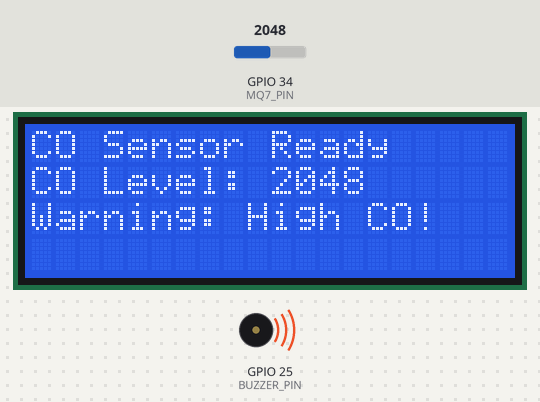
The sketch below on a simulated ESP32. On the bench: 20×4 character LCD, buzzer (waves = sounding, pin HIGH). The inputs (shaded band) are chosen by the test bench; at power-on: GPIO 34 (MQ7_PIN) = 2048. What the sketch prints to the serial monitor is not drawn.

Above: at 1.2 s.
1.3 s: GPIO 34 (MQ7_PIN) set to 1032
At 2.6 s:
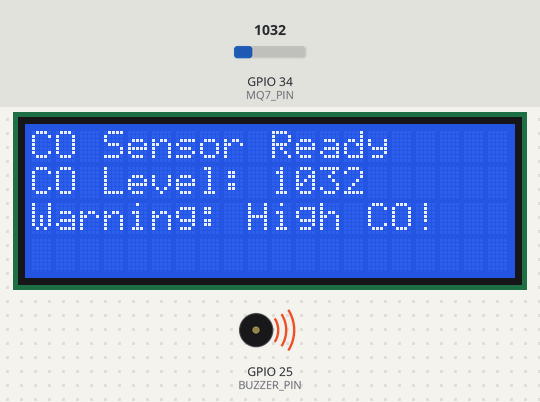
3.6 s: GPIO 34 (MQ7_PIN) set to 949
At 5.4 s:
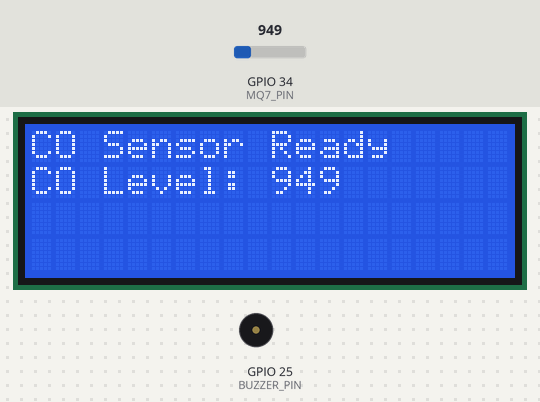
5.7 s: GPIO 34 (MQ7_PIN) set to 1040
At 7.2 s:
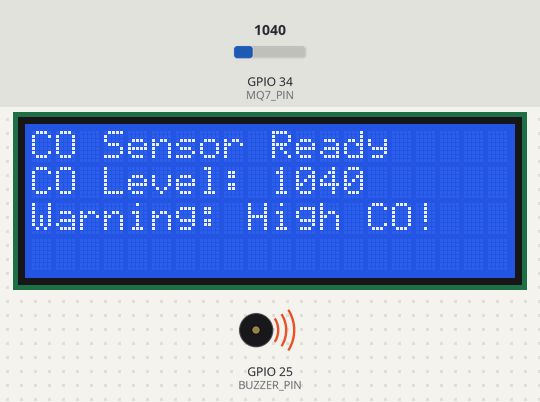
Timing chart, 0 to 8.7 s (numbered marks = the images above; inputs shaded):
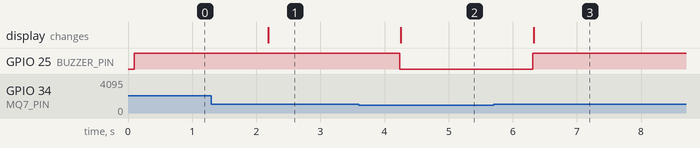

Measured:
- the behaviour switches between 1001 and 1000 on GPIO 34 (MQ7_PIN) (found by bisection; images 1 and 2)
- after the input at 1.3 s, the display: changes after 0.88 s (image 1)
- after the input at 3.6 s, GPIO 25 (BUZZER_PIN): HIGH → LOW after 0.64 s; the display: changes after 0.65 s (image 2)
- after the input at 5.7 s, GPIO 25 (BUZZER_PIN): LOW → HIGH after 0.61 s; the display: changes after 0.62 s (image 3)

The sketch:

Co2.ino
```cpp
#include <Wire.h>
#include <LiquidCrystal_I2C.h>
#include <esp_now.h>
#include <WiFi.h>

#define LCD_ADDRESS 0x27  // Địa chỉ I2C của LCD
#define MQ7_PIN 34        // Chân ADC kết nối với MQ-7
#define BUZZER_PIN 25     // Chân điều khiển Buzzer
#define THRESHOLD 1000     // Ngưỡng khí CO để bật Buzzer

LiquidCrystal_I2C lcd(LCD_ADDRESS, 20, 4);

typedef struct struct_message {
  bool alert;  // Biến cảnh báo CO
} struct_message;

struct_message myData;  // Dữ liệu sẽ gửi qua ESP-NOW

// Địa chỉ MAC của Dự án 2
uint8_t peerAddress[] = { 0x14, 0x2B, 0x2F, 0xC4, 0xD8, 0xB4 };

void setup() {
  Serial.begin(115200);
  lcd.init();
  lcd.backlight();

  pinMode(MQ7_PIN, INPUT);
  pinMode(BUZZER_PIN, OUTPUT);
  digitalWrite(BUZZER_PIN, LOW);

  lcd.setCursor(0, 0);
  lcd.print("CO Sensor Ready");

  // Khởi tạo ESP-NOW
  WiFi.mode(WIFI_STA);  // ESP-NOW yêu cầu chế độ WIFI_STA
  if (esp_now_init() != ESP_OK) {
    Serial.println("ESP-NOW khởi tạo thất bại");
    return;
  }

  // Thêm peer (Dự án 2)
  esp_now_peer_info_t peerInfo;
  memcpy(peerInfo.peer_addr, peerAddress, 6);
  peerInfo.channel = 0;
  peerInfo.encrypt = false;

  if (esp_now_add_peer(&peerInfo) != ESP_OK) {
    Serial.println("Thêm peer thất bại");
    return;
  }
}

void loop() {
  int mq7Value = analogRead(MQ7_PIN);  // Đọc giá trị từ MQ-7

  lcd.setCursor(0, 1);
  lcd.print("CO Level: ");
  lcd.print(mq7Value);
  lcd.print("     "); // Xóa dư ký tự nếu có

  if (mq7Value > THRESHOLD) {
    digitalWrite(BUZZER_PIN, HIGH);  // Bật Buzzer nếu vượt ngưỡng
    lcd.setCursor(0, 2);
    lcd.print("Warning: High CO!");

    // Gửi cảnh báo qua ESP-NOW
    myData.alert = true;
    esp_now_send(peerAddress, (uint8_t *)&myData, sizeof(myData));
    Serial.println("Cảnh báo CO cao đã gửi đến Dự án 2");
  } else {
    digitalWrite(BUZZER_PIN, LOW);   // Tắt Buzzer
    lcd.setCursor(0, 2);
    lcd.print("                   "); // Xóa dòng cảnh báo nếu có

    // Gửi trạng thái bình thường qua ESP-NOW
    myData.alert = false;
    esp_now_send(peerAddress, (uint8_t *)&myData, sizeof(myData));
  }

  delay(1000);  // Đọc lại mỗi giây
}
```
